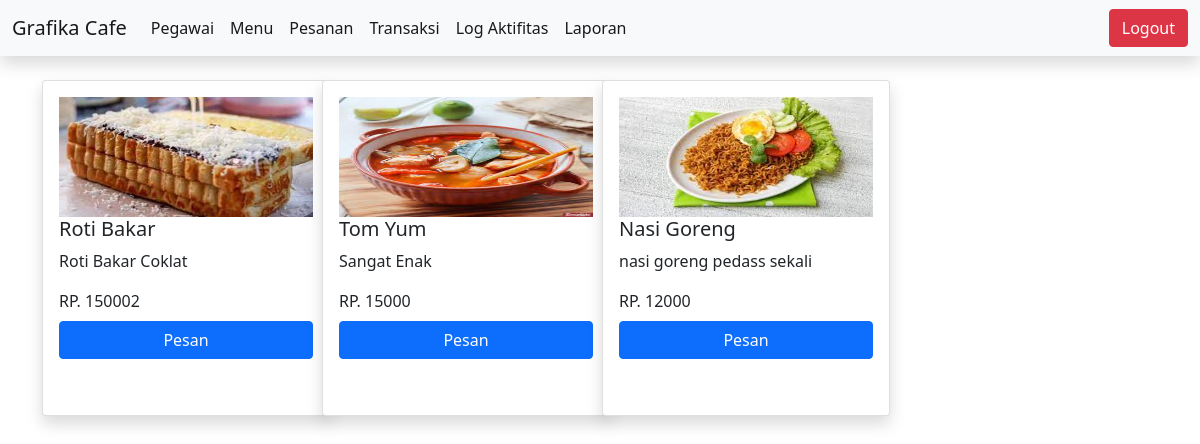
The page /pesanan/ (signed in) on the database as committed earlier.
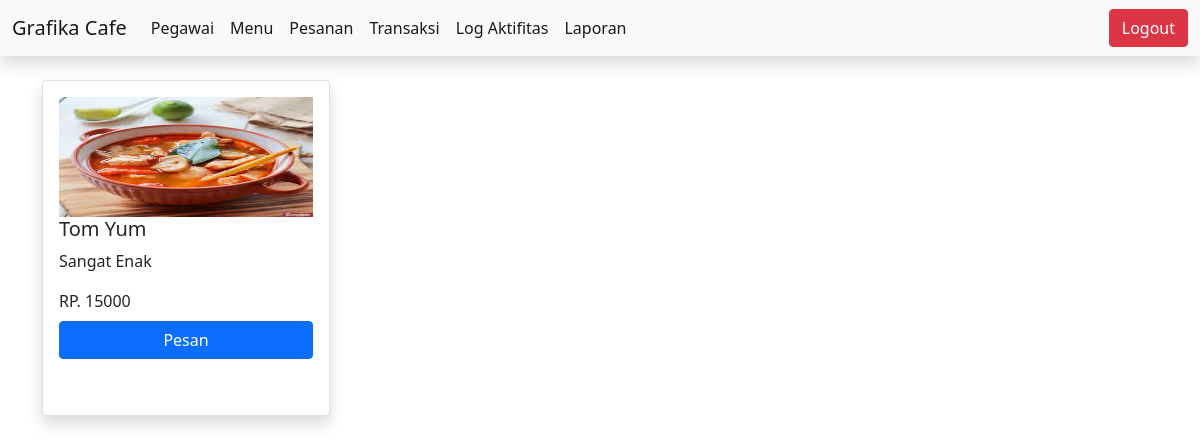
The same page on the database as committed later.
### menu/models.py (models this page shows, shortened)
class Menu(models.Model):
    stocks = (
        (TERSEDIA, 'Tersedia'),
        (TIDAK_TERSEDIA, 'Tidak Tersedia'),
    )
    name = models.CharField(max_length=100)
    price = models.IntegerField()
    image = models.ImageField(upload_to="upload/menu/")
    desc = models.CharField(max_length=100)
    stok = models.CharField(max_length=100, choices=stocks, default=TERSEDIA)
    author = models.ForeignKey(Pegawai, on_delete=models.CASCADE)

### pesanan/views.py (the view)
# urls.py: path('pesanan/', include('pesanan.urls')),
@login_required
def pesanan(request):
    if request.user.role in allow_role:
        pass
    else:
        return HttpResponse('Anda bukan kasir')
    context = {
        'menu': Menu.objects.filter(stok="Tersedia")
    }
    return render(request, 'pesanan.html', context)

### templates/pesanan.html (shortened to what this page needs)
{% extends 'base.html' %}
{% block content %}
<div class="row row-cols-1 row-cols-sm-3 g-1">
  {% for m in menu %}
  <div class="col-sm-3">
    <div class="card shadow" style="width: 18rem; height: 21rem;">
      <div class="card-body">
        <img src="{{m.image.url}}" width="100%" height="120px">
        <h5 class="card-title">{{m.name}}</h5>
        <p class="card-text">{{m.desc}}</p>
        <p class="card-title">RP. {{m.price}}</p>
        <div class="">
            <button type="button" class="btn btn-primary" style="width: 100%" data-bs-toggle="modal" data-bs-target="#exampleModalPesan-{{m.id}}">Pesan</button>
        </div>
      </div>
    </div>
  </div>
  {% endfor %}
</div>
{% endblock content %}

Rows that differ between the two databases and show on the page:
removed Menu: image (picture), name "Roti Bakar", desc "Roti Bakar Coklat", price "150002"
removed Menu: image (picture), name "Nasi Goreng", desc "nasi goreng pedass sekali", price "12000"
